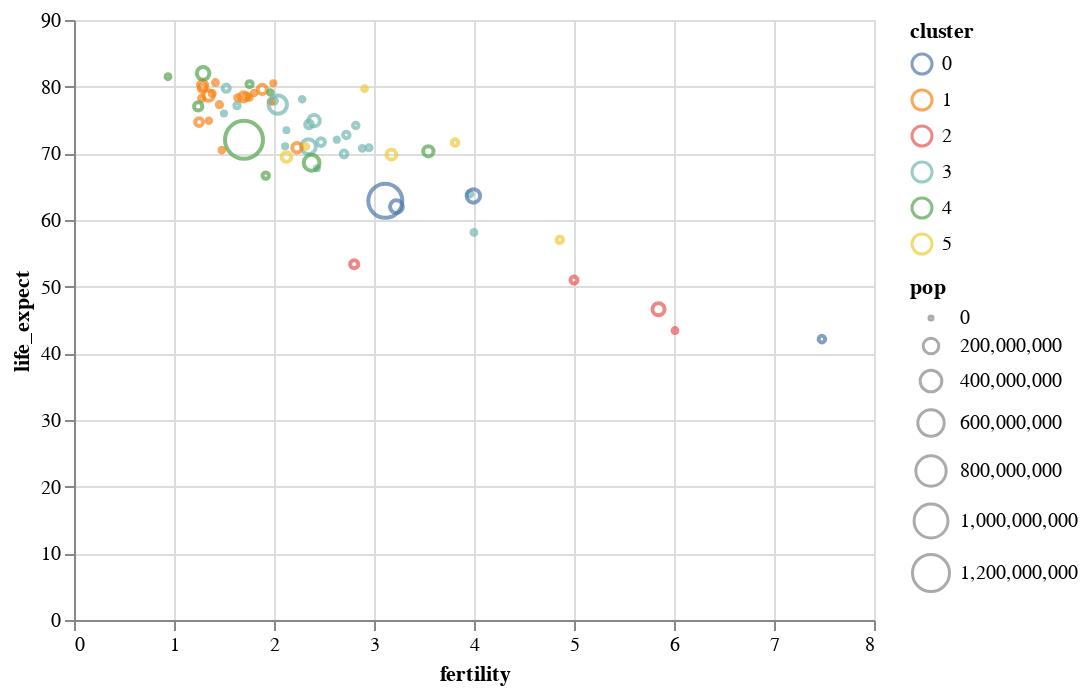

The notebook cell this image was saved under:
### Markdown cell above
## **Extra Customizations**

For most of these, we'll start with the same base chart.

### Code cell
alt.Chart(data_2000).mark_point().encode(
    x = 'fertility:Q',
    y = 'life_expect:Q',
    color = 'cluster:N',
    size = 'pop:Q'
)

### Figure 1 — Vega-Lite specification as saved in the notebook (floating-point values rounded to 4 significant figures)
{"config": {"view": {"continuousWidth": 400, "continuousHeight": 300}}, "data": {"name": "data-fdeb0b749a6385830bd1445d39ad6ea0"}, "mark": "point", "encoding": {"color": {"field": "cluster", "type": "nominal"}, "size": {"field": "pop", "type": "quantitative"}, "x": {"field": "fertility", "type": "quantitative"}, "y": {"field": "life_expect", "type": "quantitative"}}, "$schema": "https://vega.github.io/schema/vega-lite/v4.17.0.json", "datasets": {"data-fdeb0b749a6385830bd1445d39ad6ea0": [{"year": 2000, "country": "Afghanistan", "cluster": 0, "pop": 23898198, "life_expect": 42.13, "fertility": 7.479}, {"year": 2000, "country": "Argentina", "cluster": 3, "pop": 37497728, "life_expect": 74.34, "fertility": 2.35}, {"year": 2000, "country": "Aruba", "cluster": 3, "pop": 69539, "life_expect": 73.45, "fertility": 2.124}, {"year": 2000, "country": "Australia", "cluster": 4, "pop": 19164620, "life_expect": 80.37, "fertility": 1.756}, {"year": 2000, "country": "Austria", "cluster": 1, "pop": 8113413, "life_expect": 78.98, "fertility": 1.382}, {"year": 2000, "country": "Bahamas", "cluster": 3, "pop": 290075, "life_expect": 71.07, "fertility": 2.111}, {"year": 2000, "country": "Bangladesh", "cluster": 0, "pop": 130406594, "life_expect": 62.01, "fertility": 3.224}, {"year": 2000, "country": "Barbados", "cluster": 3, "pop": 273483, "life_expect": 75.97, "fertility": 1.5}, {"year": 2000, "country": "Belgium", "cluster": 1, "pop": 10263618, "life_expect": 78.32, "fertility": 1.638}, {"year": 2000, "country": "Bolivia", "cluster": 3, "pop": 8152620, "life_expect": 63.88, "fertility": 3.958}, {"year": 2000, "country": "Brazil", "cluster": 3, "pop": 175552771, "life_expect": 71.01, "fertility": 2.345}, {"year": 2000, "country": "Canada", "cluster": 3, "pop": 31278097, "life_expect": 79.77, "fertility": 1.522}, {"year": 2000, "country": "Chile", "cluster": 3, "pop": 15153450, "life_expect": 77.86, "fertility": 2.0}, {"year": 2000, "country": "China", "cluster": 4, "pop": 1262645000, "life_expect": 72.03, "fertility": 1.7}, {"year": 2000, "country": "Colombia", "cluster": 3, "pop": 39685655, "life_expect": 71.68, "fertility": 2.47}, {"year": 2000, "country": "Costa Rica", "cluster": 3, "pop": 3710558, "life_expect": 78.12, "fertility": 2.281}, {"year": 2000, "country": "Croatia", "cluster": 1, "pop": 4410830, "life_expect": 74.88, "fertility": 1.348}, {"year": 2000, "country": "Cuba", "cluster": 3, "pop": 11134273, "life_expect": 77.16, "fertility": 1.63}, {"year": 2000, "country": "Dominican Republic", "cluster": 3, "pop": 8385828, "life_expect": 70.85, "fertility": 2.95}, {"year": 2000, "country": "Ecuador", "cluster": 3, "pop": 12505204, "life_expect": 74.17, "fertility": 2.817}, {"year": 2000, "country": "Egypt", "cluster": 5, "pop": 70492342, "life_expect": 69.81, "fertility": 3.174}, {"year": 2000, "country": "El Salvador", "cluster": 3, "pop": 6122515, "life_expect": 70.73, "fertility": 2.883}, {"year": 2000, "country": "Finland", "cluster": 1, "pop": 5168595, "life_expect": 78.37, "fertility": 1.754}, {"year": 2000, "country": "France", "cluster": 1, "pop": 59381628, "life_expect": 79.59, "fertility": 1.883}, {"year": 2000, "country": "Georgia", "cluster": 1, "pop": 4777209, "life_expect": 70.48, "fertility": 1.478}, {"year": 2000, "country": "Germany", "cluster": 1, "pop": 82187909, "life_expect": 78.67, "fertility": 1.346}, {"year": 2000, "country": "Greece", "cluster": 1, "pop": 10559110, "life_expect": 78.26, "fertility": 1.277}, {"year": 2000, "country": "Grenada", "cluster": 3, "pop": 89312, "life_expect": 67.75, "fertility": 2.429}, {"year": 2000, "country": "Haiti", "cluster": 3, "pop": 7306302, "life_expect": 58.14, "fertility": 4.0}, {"year": 2000, "country": "Hong Kong", "cluster": 4, "pop": 6658720, "life_expect": 81.5, "fertility": 0.94}, {"year": 2000, "country": "Iceland", "cluster": 1, "pop": 281043, "life_expect": 80.5, "fertility": 1.993}, {"year": 2000, "country": "India", "cluster": 0, "pop": 1007702000, "life_expect": 62.88, "fertility": 3.113}, {"year": 2000, "country": "Indonesia", "cluster": 4, "pop": 206265000, "life_expect": 68.59, "fertility": 2.376}, {"year": 2000, "country": "Iran", "cluster": 5, "pop": 65660289, "life_expect": 69.45, "fertility": 2.124}, {"year": 2000, "country": "Iraq", "cluster": 5, "pop": 22675617, "life_expect": 57.05, "fertility": 4.858}, {"year": 2000, "country": "Ireland", "cluster": 1, "pop": 3791690, "life_expect": 77.78, "fertility": 1.969}, {"year": 2000, "country": "Israel", "cluster": 5, "pop": 5842454, "life_expect": 79.7, "fertility": 2.906}, {"year": 2000, "country": "Italy", "cluster": 1, "pop": 57719337, "life_expect": 80.24, "fertility": 1.286}, {"year": 2000, "country": "Jamaica", "cluster": 3, "pop": 2615467, "life_expect": 72.05, "fertility": 2.628}, {"year": 2000, "country": "Japan", "cluster": 4, "pop": 126699784, "life_expect": 82.0, "fertility": 1.291}, {"year": 2000, "country": "Kenya", "cluster": 2, "pop": 29985839, "life_expect": 50.99, "fertility": 5.0}, {"year": 2000, "country": "South Korea", "cluster": 4, "pop": 21647682, "life_expect": 66.66, "fertility": 1.917}, {"year": 2000, "country": "North Korea", "cluster": 4, "pop": 47351083, "life_expect": 77.05, "fertility": 1.242}, {"year": 2000, "country": "Lebanon", "cluster": 5, "pop": 3578036, "life_expect": 71.03, "fertility": 2.319}, {"year": 2000, "country": "Mexico", "cluster": 3, "pop": 99926620, "life_expect": 74.9, "fertility": 2.401}, {"year": 2000, "country": "Netherlands", "cluster": 1, "pop": 15907853, "life_expect": 78.53, "fertility": 1.726}, {"year": 2000, "country": "New Zealand", "cluster": 4, "pop": 3819762, "life_expect": 79.11, "fertility": 1.964}, {"year": 2000, "country": "Nigeria", "cluster": 2, "pop": 114306700, "life_expect": 46.61, "fertility": 5.845}, {"year": 2000, "country": "Norway", "cluster": 1, "pop": 4492400, "life_expect": 79.05, "fertility": 1.801}, {"year": 2000, "country": "Pakistan", "cluster": 0, "pop": 146342958, "life_expect": 63.61, "fertility": 3.994}, {"year": 2000, "country": "Peru", "cluster": 3, "pop": 25979722, "life_expect": 69.91, "fertility": 2.7}, {"year": 2000, "country": "Philippines", "cluster": 4, "pop": 79739825, "life_expect": 70.3, "fertility": 3.544}, {"year": 2000, "country": "Poland", "cluster": 1, "pop": 38654164, "life_expect": 74.67, "fertility": 1.251}, {"year": 2000, "country": "Portugal", "cluster": 1, "pop": 10335597, "life_expect": 77.29, "fertility": 1.454}, {"year": 2000, "country": "Rwanda", "cluster": 2, "pop": 7507056, "life_expect": 43.41, "fertility": 6.01}, {"year": 2000, "country": "Saudi Arabia", "cluster": 5, "pop": 23153090, "life_expect": 71.63, "fertility": 3.81}, {"year": 2000, "country": "South Africa", "cluster": 2, "pop": 44066197, "life_expect": 53.37, "fertility": 2.802}, {"year": 2000, "country": "Spain", "cluster": 1, "pop": 40016081, "life_expect": 79.78, "fertility": 1.287}, {"year": 2000, "country": "Switzerland", "cluster": 1, "pop": 7266920, "life_expect": 80.62, "fertility": 1.415}, {"year": 2000, "country": "Turkey", "cluster": 1, "pop": 65666677, "life_expect": 70.84, "fertility": 2.23}, {"year": 2000, "country": "United Kingdom", "cluster": 1, "pop": 59522468, "life_expect": 78.47, "fertility": 1.695}, {"year": 2000, "country": "United States", "cluster": 3, "pop": 282338631, "life_expect": 77.31, "fertility": 2.038}, {"year": 2000, "country": "Venezuela", "cluster": 3, "pop": 23542649, "life_expect": 72.77, "fertility": 2.723}]}}
